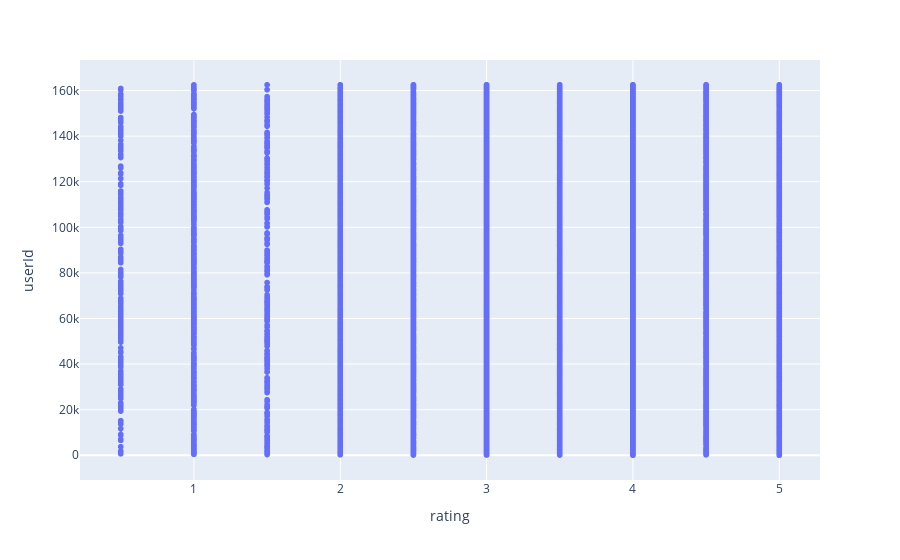

This figure's notebook cell:
### Code cell
import plotly.express as px
fig = px.scatter(ratings_df, x=ratings_df.rating, y=ratings_df.userId, hover_data=[ratings_df.index])
fig.show()

### Figure 1 — Plotly figure (JSON) as saved in the notebook; plotly's stock layout.template omitted (floating-point values rounded to 4 significant figures; data arrays with more than 128 entries replaced by an {"elided": "..."} marker saying what was removed)
{"data": [{"customdata": {"elided": "15000x1 int values"}, "hovertemplate": "rating=%{x}<br>userId=%{y}<br>index=%{customdata[0]}<extra></extra>", "legendgroup": "", "marker": {"color": "#636efa", "symbol": "circle"}, "mode": "markers", "name": "", "showlegend": false, "type": "scattergl", "x": {"elided": "15000 float values"}, "xaxis": "x", "y": {"elided": "15000 int values"}, "yaxis": "y"}], "layout": {"legend": {"tracegroupgap": 0}, "margin": {"t": 60}, "xaxis": {"anchor": "y", "domain": [0, 1], "title": {"text": "rating"}}, "yaxis": {"anchor": "x", "domain": [0, 1], "title": {"text": "userId"}}}}
